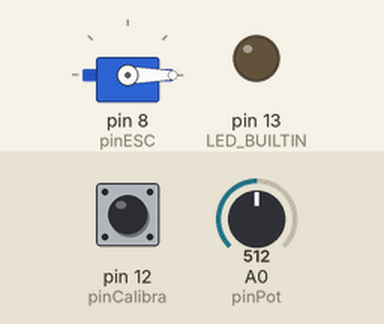
A sketch run on a simulated Arduino Uno, built with avr-gcc and run on an emulated ATmega328P. Shown: servo, output pins drawn as LEDs (lit = HIGH). The test bench sets the inputs (shaded band); at power-on: A0 (pinPot) = 512, pin 12 (pinCalibra) HIGH.

Above: at 3.6 s.
3.9 s: A0 (pinPot) set to 12
6.9 s: A0 (pinPot) set to 9
At 7.2 s:
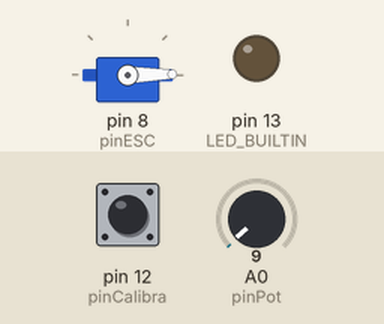
8.4 s: A0 (pinPot) set to 122
At 9.0 s:
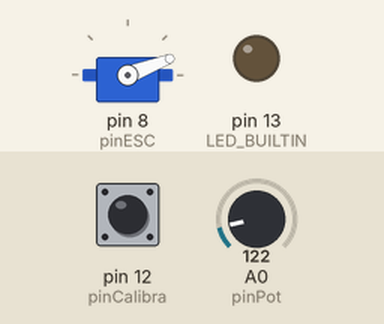
9.9 s: A0 (pinPot) set to 306
At 11.1 s:
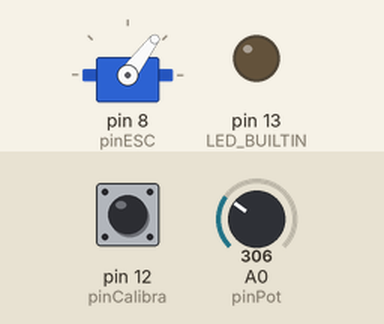
11.4 s: A0 (pinPot) set to 511
At 12.3 s:
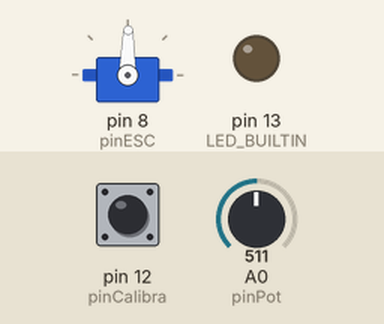
12.9 s: A0 (pinPot) set to 0
At 13.3 s:
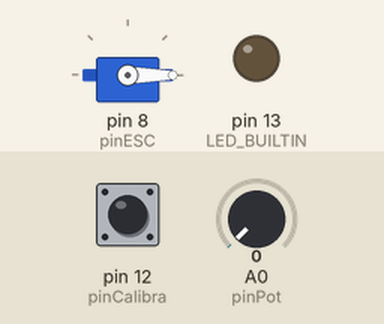
Timing chart, 0 to 15.4 s (numbered marks = the images above; inputs shaded):
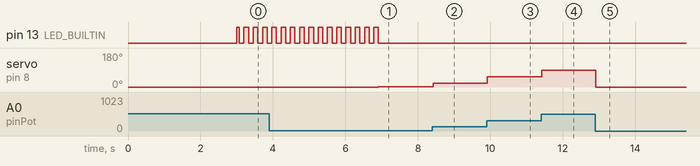

Measured:
- after the input at 6.9 s, pin 13 (LED_BUILTIN): goes on until 6.9 s, then stays LOW; servo on pin 8 (pinESC): 0° → 1° at once
- after the input at 8.4 s, servo on pin 8 (pinESC): 1° → 21° at once
- after the input at 9.9 s, servo on pin 8 (pinESC): 21° → 53° at once
- after the input at 11.4 s, servo on pin 8 (pinESC): 53° → 89° at once
- after the input at 12.9 s, servo on pin 8 (pinESC): 89° → 0° at once
- by itself, pin 13 (LED_BUILTIN): alternates HIGH for 0.13 s and LOW for 0.13 s

The sketch:

Q1009-Sketch.ino
```cpp
/*
     CÓDIGO:	  Q1009
     AUTOR:		  BrincandoComIdeias
     APRENDA: 	https://cursodearduino.net/
     SKETCH:    Teste 1x Helice - Projeto Drone
     DATA:		  25/04/2023
*/

// INCLUSÃO DE BIBLIOTECAS
#include <Servo.h>

// DEFINIÇÕES DE PINOS
#define pinESC 8
#define pinPot A0
#define pinCalibra 12

// DEFINIÇÕES
/*Descomentar o Define abaixo para utilizar o Monitor Serial*/
// #define DEBUG

#define APERTADO LOW

// INSTANCIANDO OBJETOS
Servo esc;

void setup() {
#ifdef DEBUG
  Serial.begin(9600);
#endif

  pinMode(A0, INPUT);
  pinMode(pinCalibra, INPUT_PULLUP);
  pinMode(LED_BUILTIN, OUTPUT);

  /* define o pulso do pwm entre 1000us e 2000us */
  esc.attach(pinESC, 1000, 2000);

  if (digitalRead(pinCalibra) ==  APERTADO) {
    esc.write(180);
    delay(3000);
  }

  esc.write(0);
  delay(3000);

  while (analogRead(pinPot) > 10) {
    /*Pisca rápido indicando que está esperando o pot "zerar"*/
    digitalWrite(LED_BUILTIN, bitRead(millis(), 7));
  }

  digitalWrite(LED_BUILTIN, LOW);
}

void loop() {
  int leitura = analogRead(pinPot);
  int velocidade = map(leitura, 0, 1023, 0, 180);

#ifdef DEBUG
  Serial.println("Leitura: " + String(leitura));
  Serial.println("Velocidade: " + String(velocidade));
#endif

  esc.write(velocidade);
  delay(20); /* A biblioteca Servo.h só atualiza a cada 20ms */
}
```
